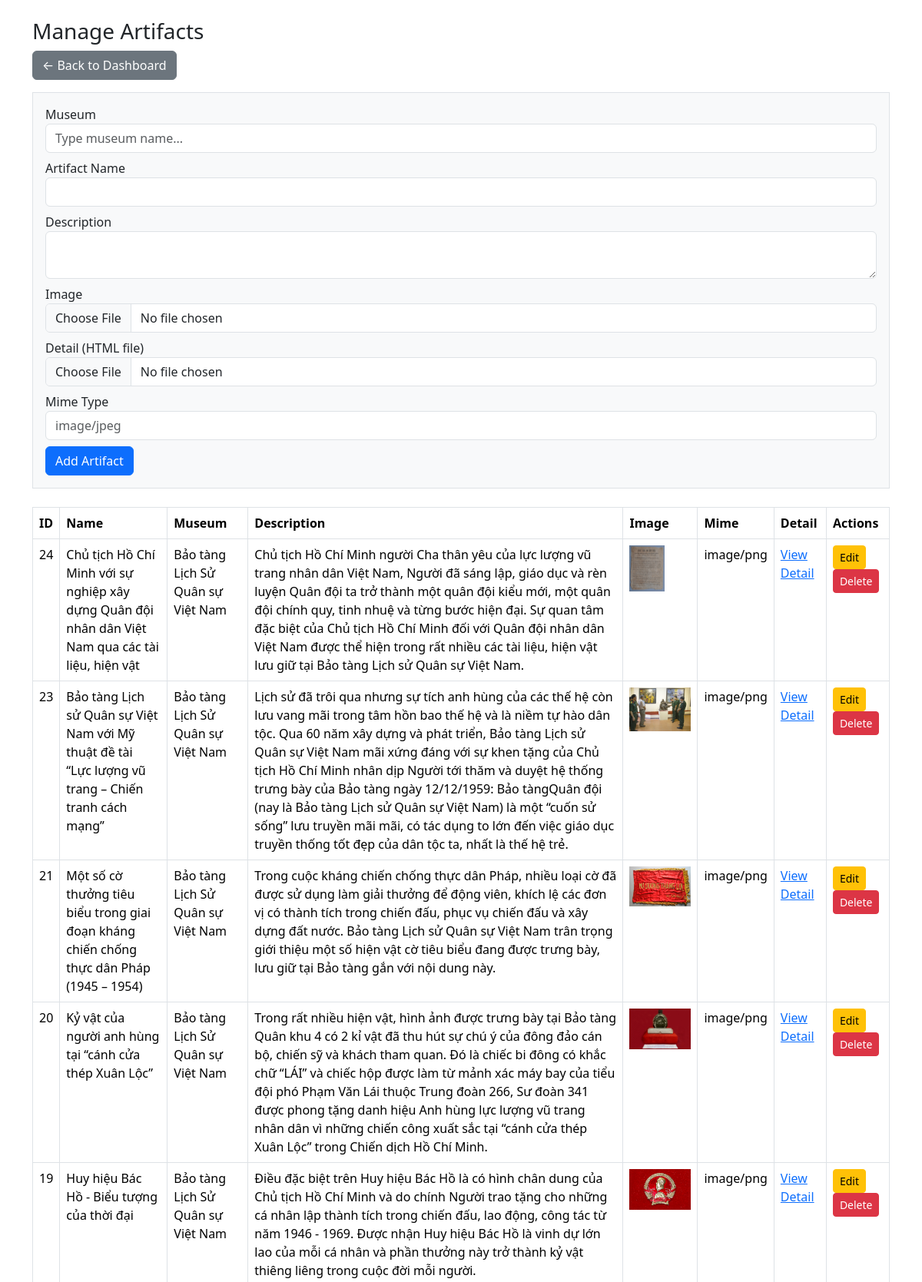
/admin/artifacts.php (signed in, upper part), run on the app's committed database.
### tables this page shows
CREATE TABLE `artifact` (
  `ArtifactID` int NOT NULL,
  `MuseumID` int DEFAULT NULL,
  `ArtifactName` varchar(255) NOT NULL,
  `Description` text,
  `Image` varchar(255) NOT NULL,
  `MimeType` varchar(50) DEFAULT NULL,
  `artifact_detail` varchar(50) NOT NULL
);

CREATE TABLE `museum` (
  `MuseumID` int NOT NULL,
  `MuseumName` varchar(255) NOT NULL,
  `Address` varchar(255) DEFAULT NULL,
  `Description` text,
  `Latitude` decimal(10,7) NOT NULL,
  `Longitude` decimal(10,7) NOT NULL
);

### admin/artifacts.php (the view, shortened to what this page needs)
<?php
require_once "../db.php";
$artifacts=[];
$sql="SELECT a.ArtifactID,a.ArtifactName,a.Description,a.Image,a.MimeType,a.artifact_detail,m.MuseumName
      FROM artifact a LEFT JOIN museum m ON a.MuseumID=m.MuseumID
      ORDER BY a.ArtifactID DESC";
if($res=$conn->query($sql)){
    $artifacts=$res->fetch_all(MYSQLI_ASSOC);
}
?>
<!DOCTYPE html>
<html lang="vi">
<head>
<link href="https://cdn.jsdelivr.net/npm/bootstrap@5.3.2/dist/css/bootstrap.min.css" rel="stylesheet">
</head>
<body class="container my-4">
<h3>Manage Artifacts</h3>
<a href="dashboard.php" class="btn btn-secondary mb-3">← Back to Dashboard</a>
<form method="post" enctype="multipart/form-data" class="border p-3 mb-4 bg-light position-relative">
    <div class="mb-2 position-relative">
        <label>Museum</label>
        <input type="text" id="museum_search" class="form-control" placeholder="Type museum name...">
    </div>
    <div class="mb-2">
        <label>Artifact Name</label>
        <input type="text" name="ArtifactName" class="form-control" required>
    </div>
    <div class="mb-2">
        <label>Description</label>
        <textarea name="Description" class="form-control"></textarea>
    </div>
    <div class="mb-2">
        <label>Image</label>
        <input type="file" name="Image" class="form-control" accept="image/*">
    </div>
    <div class="mb-2">
        <label>Detail (HTML file)</label>
        <input type="file" name="ArtifactDetail" class="form-control" accept=".html,.htm">
    </div>
    <div class="mb-2">
        <label>Mime Type</label>
        <input type="text" name="MimeType" class="form-control" placeholder="image/jpeg">
    </div>
    <button class="btn btn-primary">Add Artifact</button>
</form>
<table class="table table-bordered">
<thead>
<tr>
    <th>ID</th><th>Name</th><th>Museum</th><th>Description</th>
    <th>Image</th><th>Mime</th><th>Detail</th><th>Actions</th>
</tr></thead>
<tbody>
<?php foreach($artifacts as $a): ?>
<tr>
  <td><?= $a['ArtifactID'] ?></td>
  <td><?= htmlspecialchars($a['ArtifactName']) ?></td>
  <td><?= htmlspecialchars($a['MuseumName']) ?></td>
  <td><?= htmlspecialchars($a['Description']) ?></td>
  <td><?php if($a['Image']): ?><img src="../<?= $a['Image'] ?>" class="small-preview"><?php endif; ?></td>
  <td><?= htmlspecialchars($a['MimeType']) ?></td>
  <td>
    <?php if($a['artifact_detail']): ?>
      <a href="../<?= htmlspecialchars($a['artifact_detail']) ?>" target="_blank">View Detail</a>
    <?php endif; ?>
  </td>
  <td>
    <a href="editArtifact.php?id=<?= $a['ArtifactID'] ?>" class="btn btn-sm btn-warning">Edit</a>
    <a href="deleteArtifact.php?id=<?= $a['ArtifactID'] ?>"
       onclick="return confirm('Delete this artifact?')"
       class="btn btn-sm btn-danger">Delete</a>
  </td>
</tr>
<?php endforeach; ?>
</tbody>
</table>
</body>
</html>

### admin/artifacts.php (style rules this page uses)
.small-preview { max-width:80px;max-height:60px;object-fit:cover }

### data on the page
artifact: ArtifactID "24", ArtifactName "Chủ tịch Hồ Chí Minh với sự nghiệp xây dựng Quân đội nhân dân Việt Nam qua các tài liệu, hiện vật", MuseumID.MuseumName "Bảo tàng Lịch Sử Quân sự Việt Nam", Description "Chủ tịch Hồ Chí Minh người Cha thân yêu của lực lượng vũ trang nhân dân Việt Nam, Người đã sáng lập, giáo dục và rèn luyện Quân đội ta trở thành một quân đội kiểu mới, một quân đội chính quy, tinh nhuệ và từng bước hiện đại. Sự quan tâm đặc biệt của Chủ tịch Hồ Chí Minh đối với Quân đội nhân dân Việt Nam được thể hiện trong rất nhiều các tài liệu, hiện vật lưu giữ tại Bảo tàng Lịch sử Quân sự Việt Nam.", Image (picture), MimeType "image/png"
artifact: ArtifactID "23", ArtifactName "Bảo tàng Lịch sử Quân sự Việt Nam với Mỹ thuật đề tài “Lực lượng vũ trang – Chiến tranh cách mạng”", MuseumID.MuseumName "Bảo tàng Lịch Sử Quân sự Việt Nam", Description "Lịch sử đã trôi qua nhưng sự tích anh hùng của các thế hệ còn lưu vang mãi trong tâm hồn bao thế hệ và là niềm tự hào dân tộc. Qua 60 năm xây dựng và phát triển, Bảo tàng Lịch sử Quân sự Việt Nam mãi xứng đáng với sự khen tặng của Chủ tịch Hồ Chí Minh nhân dịp Người tới thăm và duyệt hệ thống trưng bày của Bảo tàng ngày 12/12/1959: Bảo tàngQuân đội (nay là Bảo tàng Lịch sử Quân sự Việt Nam) là một “cuốn sử sống” lưu truyền mãi mãi, có tác dụng to lớn đến việc giáo dục truyền thống tốt đẹp của dân tộc ta, nhất là thế hệ trẻ.", Image (picture), MimeType "image/png"
artifact: ArtifactID "21", ArtifactName "Một số cờ thưởng tiêu biểu trong giai đoạn kháng chiến chống thực dân Pháp (1945 – 1954)", MuseumID.MuseumName "Bảo tàng Lịch Sử Quân sự Việt Nam", Description "Trong cuộc kháng chiến chống thực dân Pháp, nhiều loại cờ đã được sử dụng làm giải thưởng để động viên, khích lệ các đơn vị có thành tích trong chiến đấu, phục vụ chiến đấu và xây dựng đất nước. Bảo tàng Lịch sử Quân sự Việt Nam trân trọng giới thiệu một số hiện vật cờ tiêu biểu đang được trưng bày, lưu giữ tại Bảo tàng gắn với nội dung này.", Image (picture), MimeType "image/png"
artifact: ArtifactID "20", ArtifactName "Kỷ vật của người anh hùng tại “cánh cửa thép Xuân Lộc”", MuseumID.MuseumName "Bảo tàng Lịch Sử Quân sự Việt Nam", Description "Trong rất nhiều hiện vật, hình ảnh được trưng bày tại Bảo tàng Quân khu 4 có 2 kỉ vật đã thu hút sự chú ý của đông đảo cán bộ, chiến sỹ và khách tham quan. Đó là chiếc bi đông có khắc chữ “LÁI” và chiếc hộp được làm từ mảnh xác máy bay của tiểu đội phó Phạm Văn Lái thuộc Trung đoàn 266, Sư đoàn 341 được phong tặng danh hiệu Anh hùng lực lượng vũ trang nhân dân vì những chiến công xuất sắc tại “cánh cửa thép Xuân Lộc” trong Chiến dịch Hồ Chí Minh.", Image (picture), MimeType "image/png"
artifact: ArtifactID "19", ArtifactName "Huy hiệu Bác Hồ - Biểu tượng của thời đại", MuseumID.MuseumName "Bảo tàng Lịch Sử Quân sự Việt Nam", Description "Điều đặc biệt trên Huy hiệu Bác Hồ là có hình chân dung của Chủ tịch Hồ Chí Minh và do chính Người trao tặng cho những cá nhân lập thành tích trong chiến đấu, lao động, công tác từ năm 1946 - 1969. Được nhận Huy hiệu Bác Hồ là vinh dự lớn lao của mỗi cá nhân và phần thưởng này trở thành kỷ vật thiêng liêng trong cuộc đời mỗi người.", shows a picture, MimeType "image/png"
